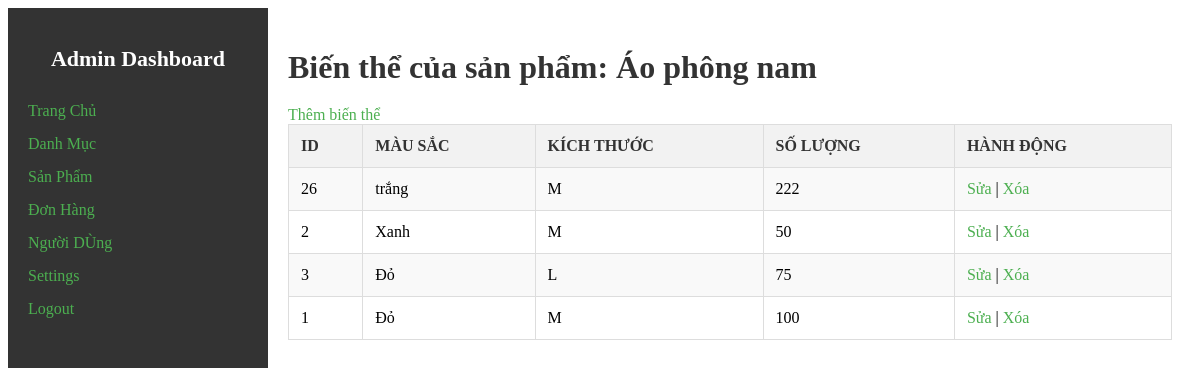
The page /index.php?page=variants&product_id=1 on the database its author committed.
### tables this page shows
CREATE TABLE `products` (
  `id` int(11) NOT NULL,
  `name` varchar(255) NOT NULL,
  `category_id` int(11) DEFAULT NULL,
  `price` decimal(10,2) NOT NULL,
  `discount` decimal(5,2) DEFAULT 0.00
);

CREATE TABLE `product_variants` (
  `id` int(11) NOT NULL,
  `product_id` int(11) NOT NULL,
  `color` varchar(50) NOT NULL,
  `size` varchar(50) NOT NULL,
  `quantity` int(11) NOT NULL DEFAULT 0
);

### variants/index.php (the view, shortened to what this page needs)
<?php
include __DIR__ . '/../config/db.php';
$product_id = isset($_GET['product_id']) ? intval($_GET['product_id']) : 0;
$sql_variants = "SELECT * FROM product_variants WHERE product_id = $product_id";
$variants_result = $conn->query($sql_variants);
$sql_product = "SELECT * FROM products WHERE id = $product_id";
$product_result = $conn->query($sql_product);
$product = $product_result->fetch_assoc();
?>
<h1>Biến thể của sản phẩm: <?php echo htmlspecialchars($product['name']); ?></h1>
<a href="index.php?page=add_variants&product_id=<?php echo $product_id; ?>">Thêm biến thể</a>
<table border="1">
    <tr>
        <th>ID</th>
        <th>Màu sắc</th>
        <th>Kích thước</th>
        <th>Số lượng</th>
        <th>Hành động</th>
    </tr>
    <?php
    if ($variants_result->num_rows > 0) {
        while($variant = $variants_result->fetch_assoc()) {
            echo "<tr>";
            echo "<td>" . $variant["id"] . "</td>";
            echo "<td>" . htmlspecialchars($variant["color"]) . "</td>";
            echo "<td>" . htmlspecialchars($variant["size"]) . "</td>";
            echo "<td>" . intval($variant["quantity"]) . "</td>";
            echo "<td>
                    <a href='index.php?page=edit_variants&id=" . $variant["id"] . "&product_id=" . $product_id . "'>Sửa</a> |
                    <a href='index.php?page=delete_variants&id=" . $variant["id"] . "&product_id=" . $product_id . "' onclick='return confirm(\"Bạn có chắc chắn muốn xóa?\");'>Xóa</a>
                  </td>";
            echo "</tr>";
        }
    } else {
        echo "<tr><td colspan='5'>Không có biến thể nào</td></tr>";
    }
    ?>
</table>

### styles.css (style rules this page uses)
table { width: 100%; border-collapse: collapse; margin-bottom: 20px; }
table th, table td { border: 1px solid #ddd; padding: 12px; text-align: left; }
table th { background-color: #f2f2f2; color: #333; text-transform: uppercase; }
table tr:nth-child(even) { background-color: #f9f9f9; }
a { color: #4CAF50; text-decoration: none; }
h1, h2, h3 { color: #333; margin-bottom: 20px; }

### rows shown on the page
products: name "Áo phông nam"
product_variants: id "26", color "trắng", size "M", quantity "222"
product_variants: id "2", color "Xanh", size "M", quantity "50"
product_variants: id "3", color "Đỏ", size "L", quantity "75"
product_variants: id "1", color "Đỏ", size "M", quantity "100"
